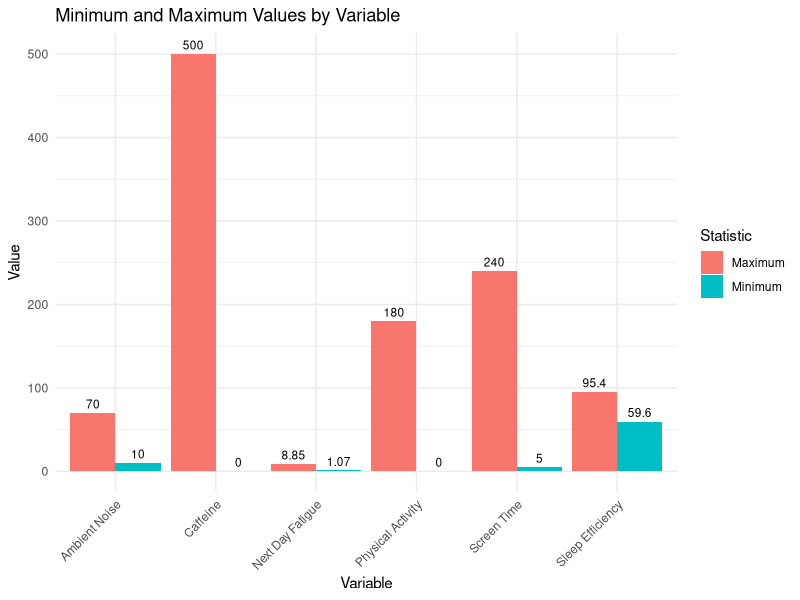
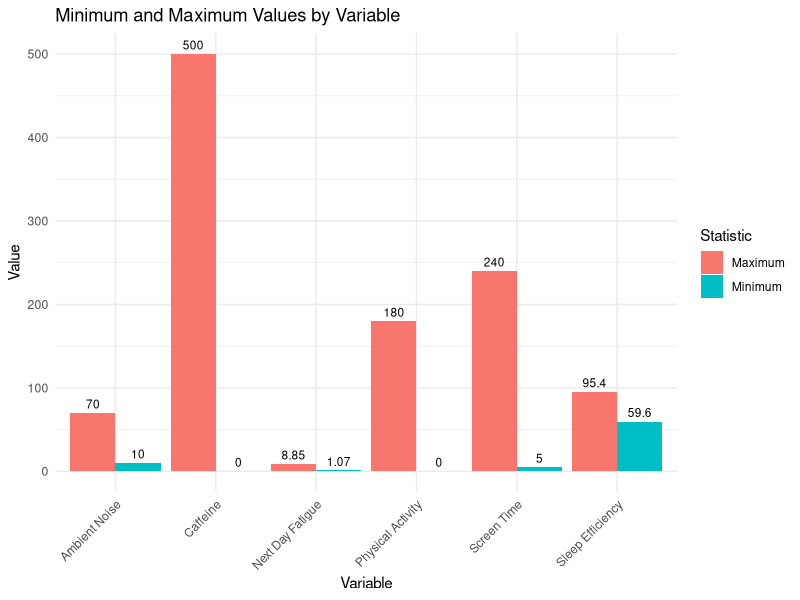

Write the R code that produced these figures, in order.
library(tidyverse)

# Load dataset
sleep_data <- read_csv("sleep_debt_screen_time.csv")

# Examine dataset
glimpse(sleep_data)

# View first six observations
head(sleep_data)

#last six observations
tail(sleep_data)

# Check dimensions
dim(sleep_data)

# Count missing values in each column
colSums(is.na(sleep_data))

# Count total missing values
sum(is.na(sleep_data))

# Count duplicate rows
sum(duplicated(sleep_data))

# Check duplicate user IDs
sum(duplicated(sleep_data$user_id))

#making r recognize these variables as categorical
sleep_data <- sleep_data %>%
  mutate(
    gender = as.factor(gender),
    chronotype = as.factor(chronotype),
    occupation = as.factor(occupation),
    primary_app_category = as.factor(primary_app_category),
    blue_light_filter_on = as.factor(blue_light_filter_on),
    sleep_debt_category = as.factor(sleep_debt_category)
  )


#summary statistics
# Summary statistics
summary_stats <- sleep_data %>%
  summarise(
    across(
      c(
        caffeine_intake_mg,
        physical_activity_min,
        screen_time_before_bed_min,
        ambient_noise_db,
        sleep_efficiency_pct,
        next_day_fatigue_score
      ),
      list(
        min = min,
        max = max,
        mean = mean,
        median = median,
        sd = sd,
        IQR = IQR
      )
    )
  )

summary_stats
print(summary_stats)
# Create minimum and maximum data frame
min_max <- data.frame(
  Variable = c(
    "Ambient Noise",
    "Caffeine",
    "Next Day Fatigue",
    "Physical Activity",
    "Screen Time",
    "Sleep Efficiency"
  ),
  
  Minimum = c(
    min(sleep_data$ambient_noise_db),
    min(sleep_data$caffeine_intake_mg),
    min(sleep_data$next_day_fatigue_score),
    min(sleep_data$physical_activity_min),
    min(sleep_data$screen_time_before_bed_min),
    min(sleep_data$sleep_efficiency_pct)
  ),
  
  Maximum = c(
    max(sleep_data$ambient_noise_db),
    max(sleep_data$caffeine_intake_mg),
    max(sleep_data$next_day_fatigue_score),
    max(sleep_data$physical_activity_min),
    max(sleep_data$screen_time_before_bed_min),
    max(sleep_data$sleep_efficiency_pct)
  )
)

min_max
min_max_plot <- data.frame(
  Variable = rep(min_max$Variable, 2),
  Statistic = c(
    rep("Minimum", 6),
    rep("Maximum", 6)
  ),
  Value = c(min_max$Minimum, min_max$Maximum)
)
ggplot(min_max_plot, aes(x = Variable, y = Value, fill = Statistic)) +
  geom_col(position = "dodge") + 
  geom_text(
    aes(label = round(Value, 2)),
    position = position_dodge(width = 0.9),
    vjust = -0.5,
    size = 3
  ) +
  labs(
    title = "Minimum and Maximum Values by Variable",
    x = "Variable",
    y = "Value",
    fill = "Statistic"
  ) +
  theme_minimal() +
  theme(axis.text.x = element_text(angle = 45, hjust = 1))
ggsave(
  "../Plots/minimum_maximum_plot.png",
  width = 10,
  height = 7,
  dpi = 300
)
